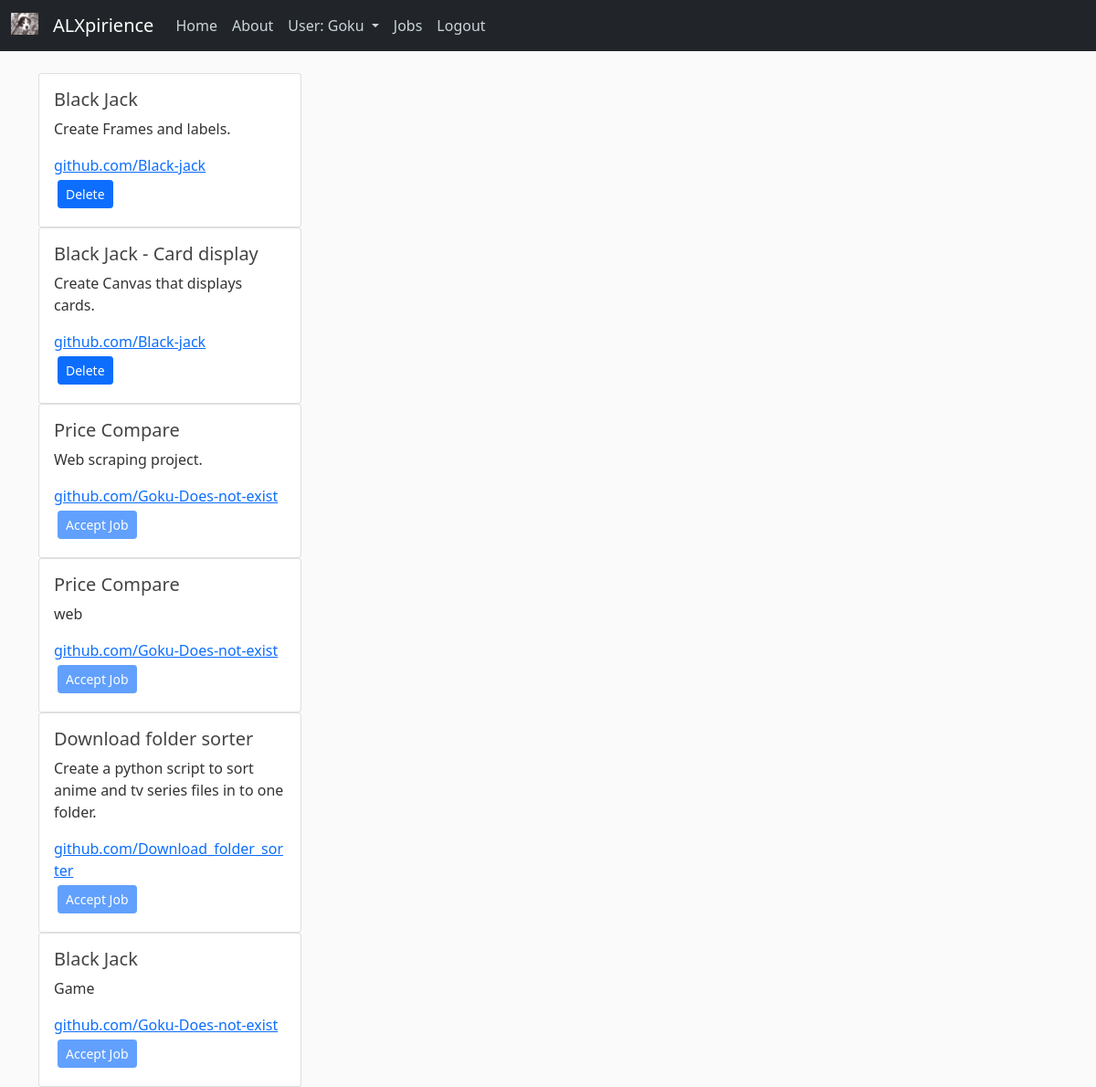
The app's page /myprojects (signed in) with its own data.
### expirience/data_base.py (models this page shows, shortened)
class User(db.Model, UserMixin):
    id = db.Column(db.Integer, primary_key=True, autoincrement=True)
    username = db.Column(db.String(20), unique=True, nullable=False)
    email = db.Column(db.String(120), unique=True, nullable=False)
    git_hub = db.Column(db.String(120), nullable=False)
    country = db.Column(db.String(40), nullable=False)
    password = db.Column(db.String(60), nullable=False)
    image_file = db.Column(db.String(20), nullable=False, default='default.jpg')
    skills = db.relationship('Skills', backref='author', lazy=True)
    projects = db.relationship('Projects', backref='author', lazy=True)

class Projects(db.Model):
    id = db.Column(db.Integer, primary_key=True, autoincrement=True)
    project_name = db.Column(db.String(100), nullable=False)
    project_description = db.Column(db.Text, nullable=False)
    project_link = db.Column(db.String(120), nullable=False)
    skills_required = db.Column(db.String(120), nullable=False)
    project_status = db.Column(db.String(20), nullable=False, default='pending')
    user_id = db.Column(db.Integer, db.ForeignKey('user.id'), nullable=False)

### expirience/routes.py (the view, shortened to what this page needs)
@app.route('/myprojects', methods=['GET', 'POST'])
@login_required
def myprojects():
    if not current_user.is_authenticated:
        return redirect(url_for('home'))
    projects_current_user = [Projects.query.all(), current_user]
    return render_template('myprojects.html', title="My Projects", form=projects_current_user)

### expirience/data_base.py (called while the page is built)
@loginManager.user_loader
def get_user(user_id):
    return User.query.get(int(user_id))

### expirience/templates/myprojects.html (shortened to what this page needs)
{% extends "layout.html" %}
{% block content %}
{% for project in form[0] %}
    {% if project.author.id == form[1].id %}
        <div class="card" style="width: 18rem;">
            <div class="card-body">
                <h5 class="card-title">{{ project.project_name }}</h5>
                <p class="card-text">{{ project.project_description }}</p>
                <a href="project.project_link" class="card-link">{{ project.project_link }}</a>
                <form action="{{ url_for('myprojects') }}" method="post">
                    <button type="submit" class="btn btn-sm btn-primary m-1" >Delete</button>
                </form>
            </div>
        </div>
    {% else %}
        <div class="card" style="width: 18rem;">
            <div class="card-body">
                <h5 class="card-title">{{ project.project_name }}</h5>
                <p class="card-text">{{ project.project_description }}</p>
                <a href="project.project_link" class="card-link">{{ project.project_link }}</a><br>
                <button type="button" class="btn btn-sm btn-primary m-1" disabled>Accept  Job</button>
            </div>
        </div>
    {% endif %}
{% endfor %}
{% endblock %}

### expirience/templates/layout.html (shortened to what this page needs)
<!DOCTYPE html>
<html lang="en">
<head>
    <link href="https://cdn.jsdelivr.net/npm/bootstrap@5.0.2/dist/css/bootstrap.min.css" rel="stylesheet">
    <link rel="stylesheet" type="text/css" href="{{ url_for('static', filename='main.css') }}">
</head>
<body>
    <header class="site-header">
        <nav class="navbar navbar-expand-md navbar-dark bg-dark fixed-top">
          <div class="container-fluid">
            <a class="navbar-brand" href="{{ url_for('home') }}">
              <img src="static/images/large.ico" alt="" width="30" height="24" class="d-inline-block align-text-top">
            </a>
            <a class="navbar-brand mr-4" href="/">ALXpirience</a>
            <div class="collapse navbar-collapse" id="navbarToggle">
              <div class="navbar-nav mr-auto">
                <a class="nav-item nav-link" href="{{ url_for('home') }}">Home</a>
                <a class="nav-item nav-link" href="/about">About</a>
              </div>
              <div class="navbar-nav">
                {% if current_user.is_authenticated %}
                  <a class="nav-link dropdown-toggle" href="#" id="navbarDropdown" role="button" data-bs-toggle="dropdown" aria-expanded="false">
                    User: {{ current_user.username }}
                  </a>
                    <a class="nav-item nav-link" href="{{ url_for('get_job') }}">Jobs</a>
                    <a class="nav-item nav-link" href="{{ url_for('logout') }}">Logout</a>
                {% else %}
                  <a class="nav-item nav-link" href="{{ url_for('login') }}">Login</a>
                  <a class="nav-item nav-link" href="{{ url_for('register') }}">Register</a>
                {% endif %}
              </div>
            </div>
          </div>
        </nav>
    </header>
    <main role="main" class="container">
      <div class="row">
        <div class="col-md-8">
          {% block content %}{% endblock %}
        </div>
      </div>
    </main>
</body>
</html>

### expirience/static/main.css (style rules this page uses)
body { background: #fafafa; color: #333333; margin-top: 5rem; }
h1, h2, h3, h4, h5, h6 { color: #444444; }
.site-header .navbar-nav .nav-link { color: #cbd5db; }

### records on screen
User: username "Goku"
Projects: project_name "Black Jack", project_description "Create Frames and labels.", project_link "github.com/Black-jack"
Projects: project_name "Black Jack - Card display", project_description "Create Canvas that displays cards.", project_link "github.com/Black-jack"
Projects: project_name "Price Compare", project_description "Web scraping project.", project_link "github.com/Goku-Does-not-exist"
Projects: project_name "Price Compare", project_description "web", project_link "github.com/Goku-Does-not-exist"
Projects: project_name "Download folder sorter", project_description "Create a python script to sort anime and tv series files in to one folder.", project_link "github.com/Download_folder_sorter"
Projects: project_name "Black Jack", project_description "Game", project_link "github.com/Goku-Does-not-exist"
